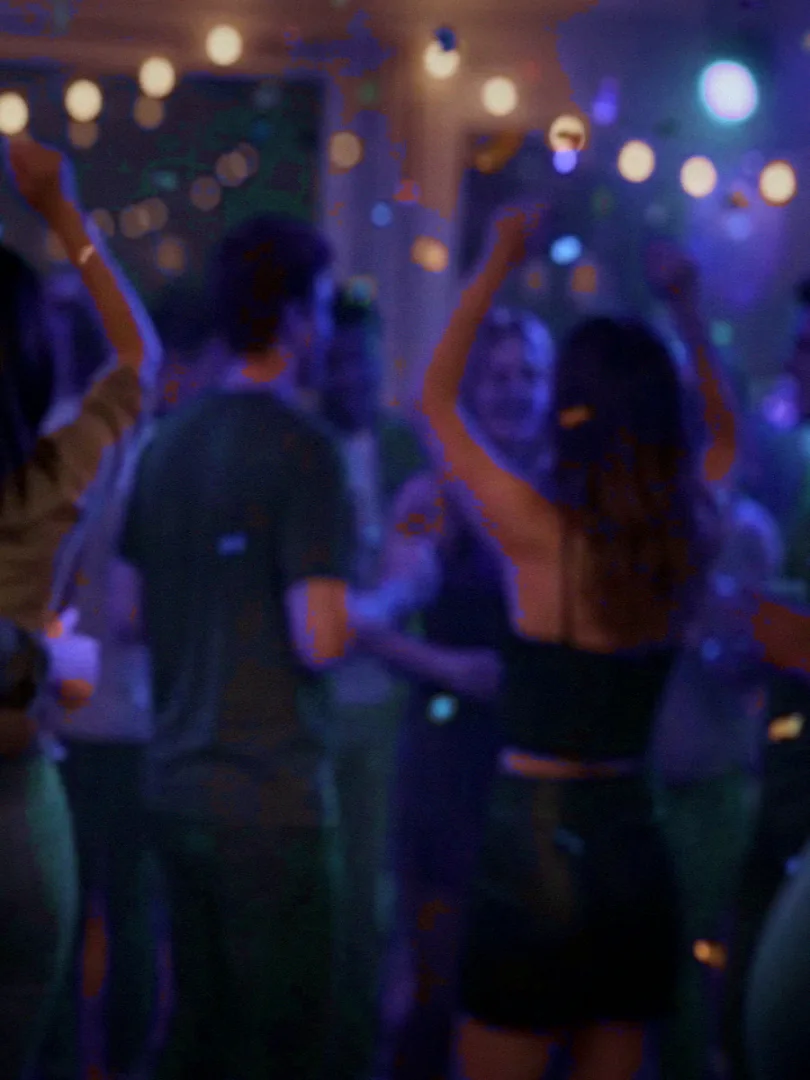
#> input picture spiel/dist/img/APS.webp, 810 x 1080 px, given in place of APS.webp.webp, which was not available
$ python fig.py ../../dist/img/APS.webp 1.0 1.0 ../../dist/img/BAD_POST.webp
#> lines starting #> are read from the running program, lines starting #| are printed output that depends on the picture
import numpy as np, cv2, sys, subprocess, math
from PIL import Image
sys.path.insert(0,'../wolken')
k=sys.argv[1]; horiz=float(sys.argv[2]); sek=float(sys.argv[3]); mitWolken=sys.argv[4]=='1'
W,H=1280,720
bild=np.array(Image.open(f'/home/user/du-verpasst-was/spiel/dist/img/{k}.webp').convert('RGB').resize((W,H),Image.LANCZOS))
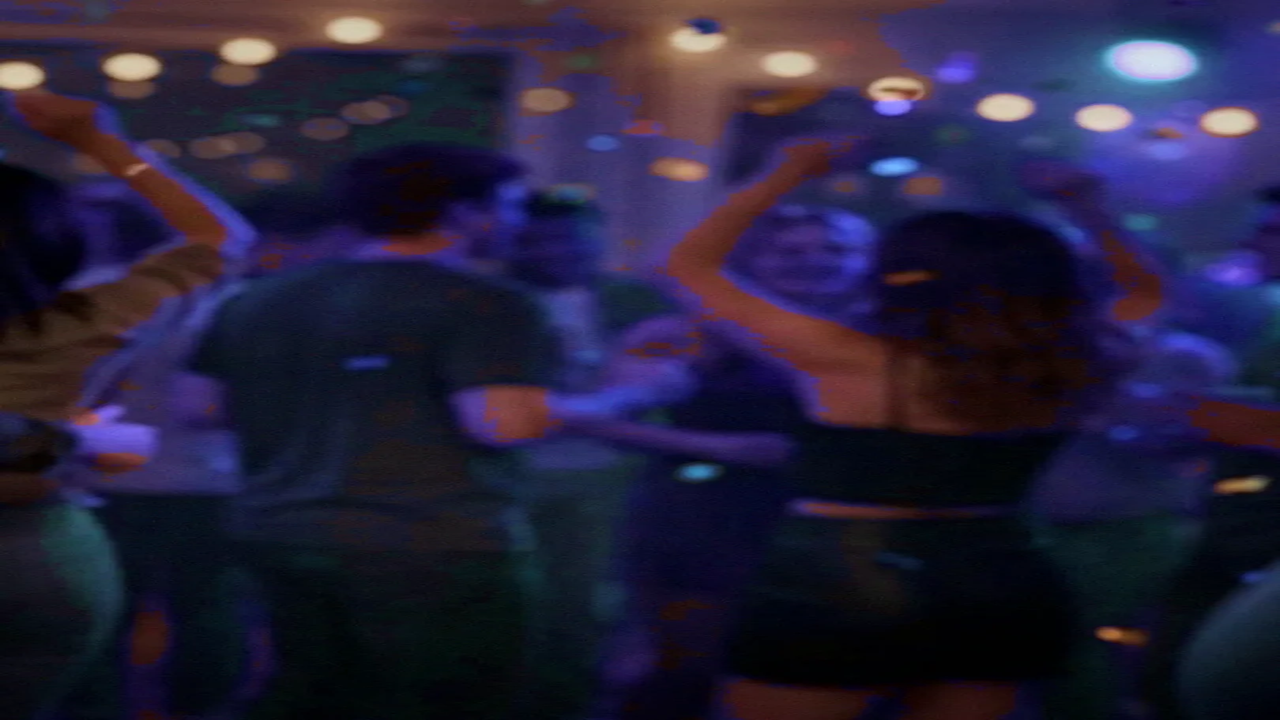
#> bild: shape (720, 1280, 3); mean R, G, B 37.9, 32.5, 58.6
pm=np.array(Image.open(f'p_{k}.png').resize((W,H))).astype(np.float32)/255
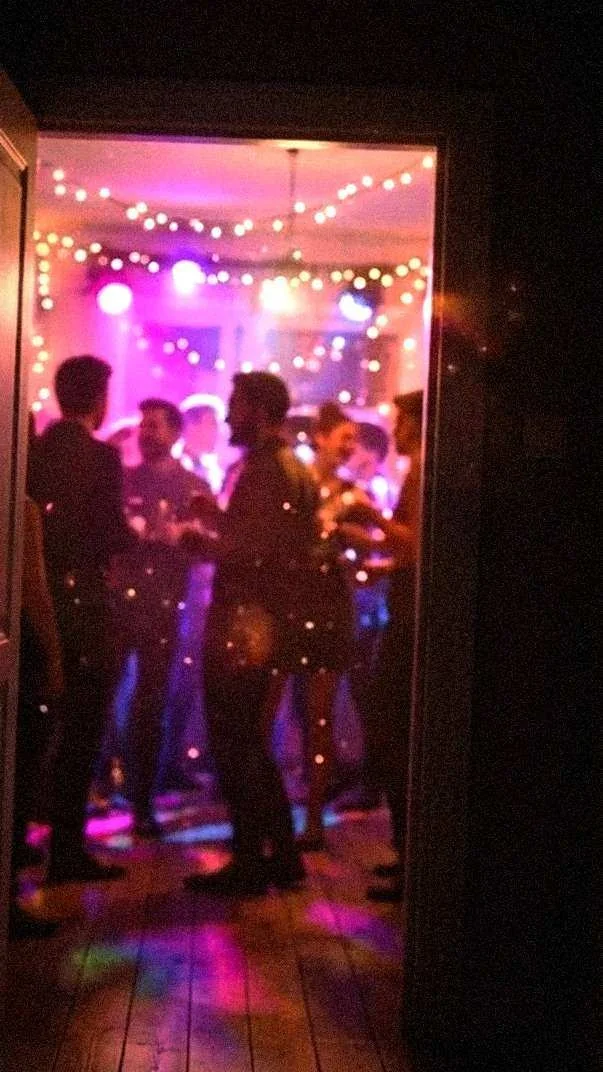
#> input picture spiel/dist/img/BAD_POST.webp, 603 x 1072 px, given in place of APS.webp.png, which was not available
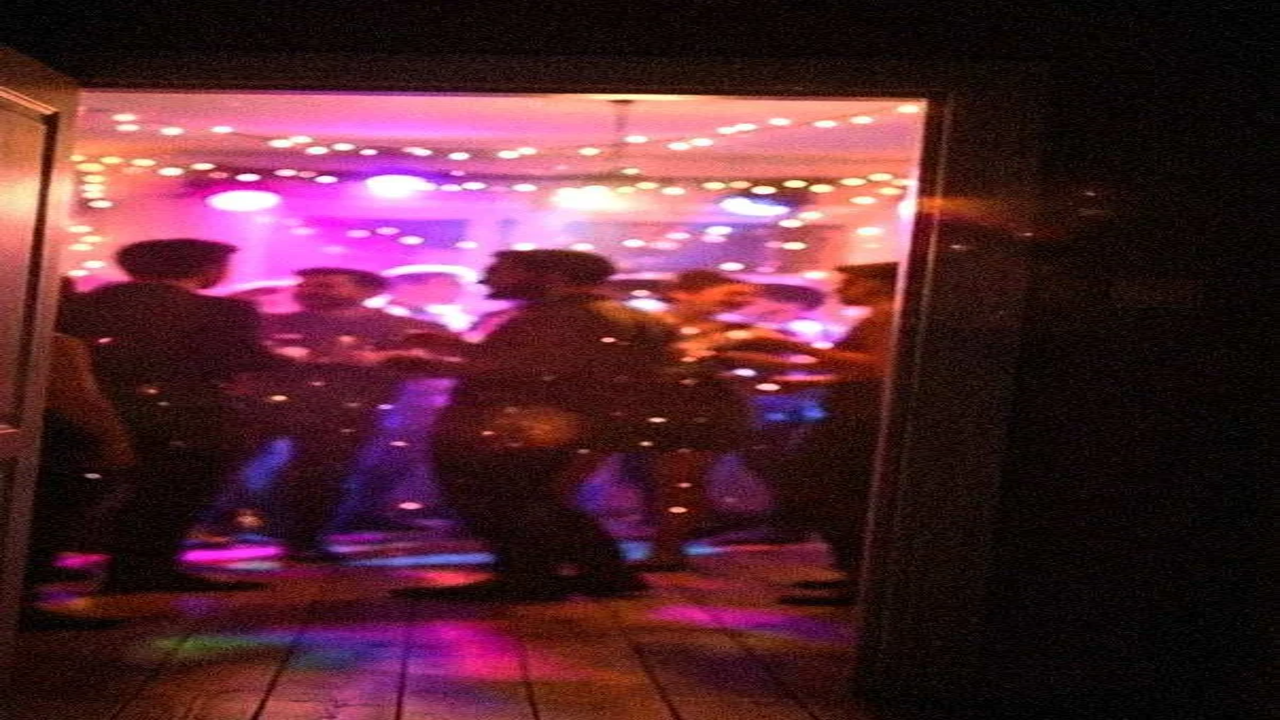
#> pm: shape (720, 1280, 3) float32; mean R, G, B 0.332, 0.157, 0.2
# Hintergrund hinter der Figur auffüllen
hart=(pm>.15).astype(np.uint8); hart=cv2.dilate(hart,np.ones((15,15),np.uint8))
#> after `hart = (pm > 0.15).astype(np.uint8)`:
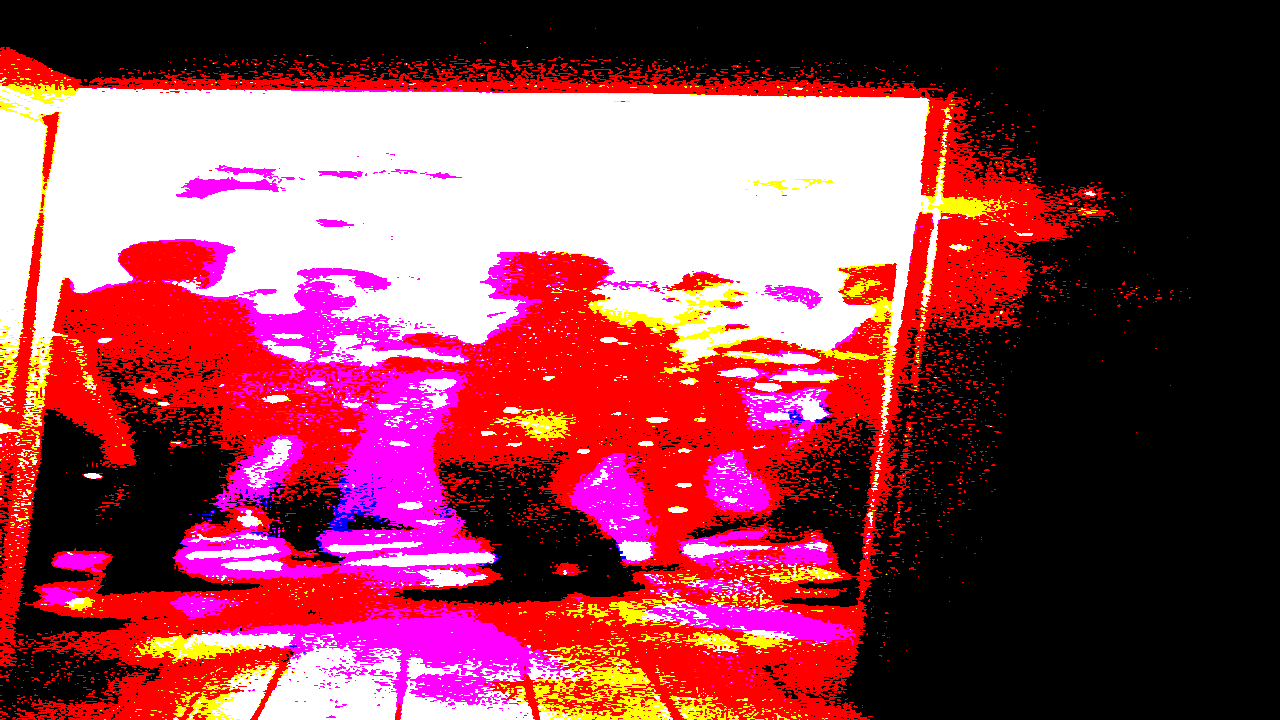
#> hart: shape (720, 1280, 3); mean R, G, B 0.571, 0.266, 0.321; drawn with 1 as white
#> after `hart = cv2.dilate(hart, np.ones((15, 15), np.uint8))`:
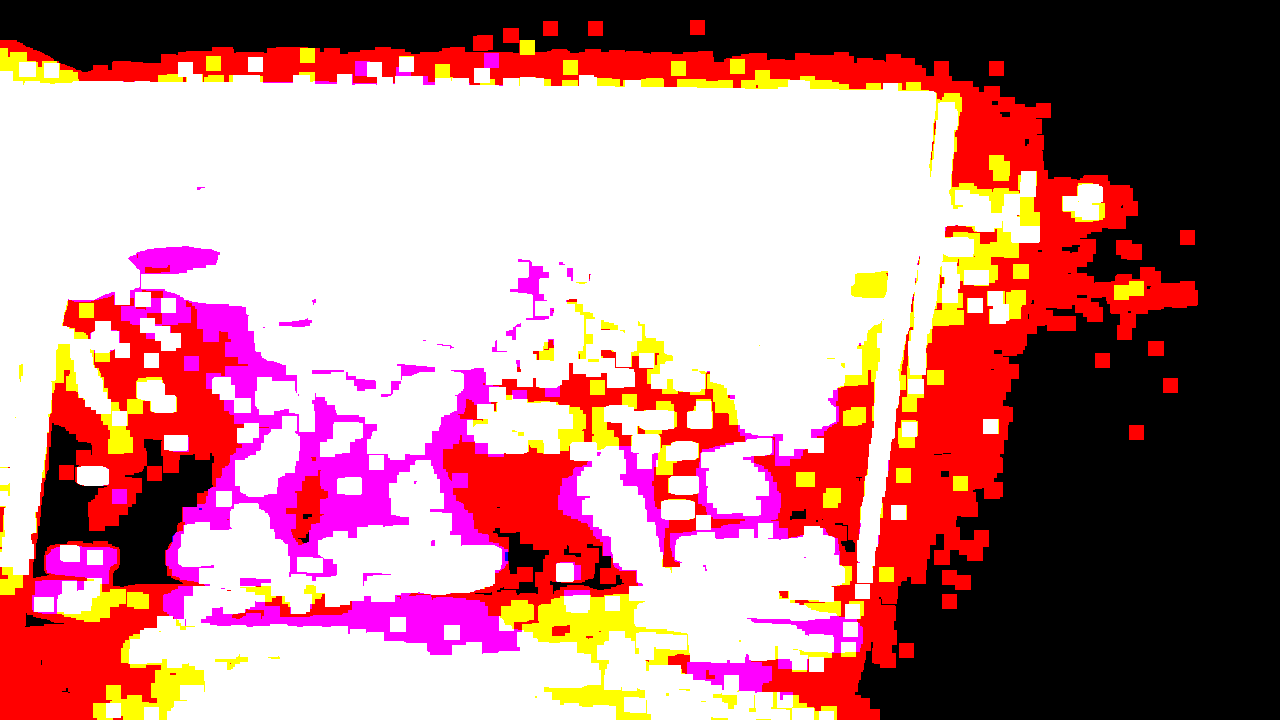
#> hart: shape (720, 1280, 3); mean R, G, B 0.714, 0.498, 0.511; drawn with 1 as white
#> (the run stopped early here; a loop or call above may not have finished)
